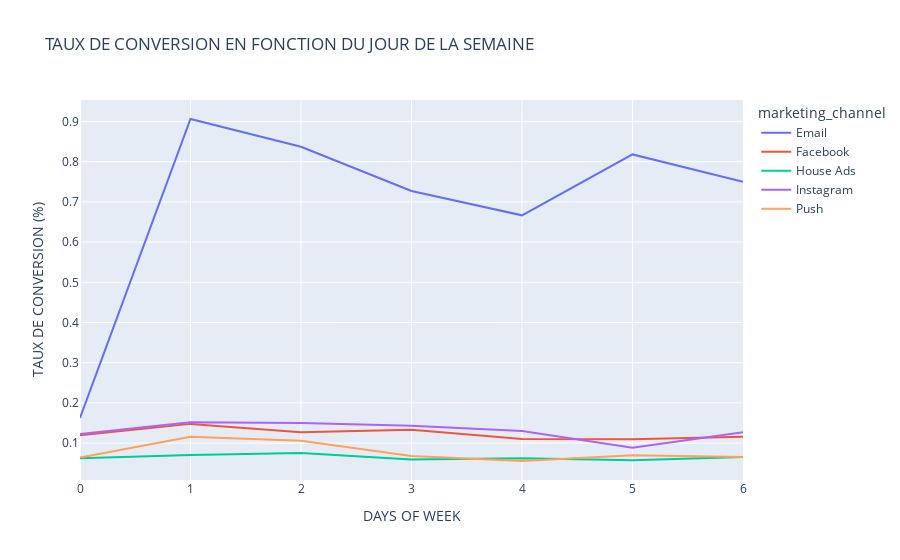

Notebook code cell kept with this figure:
### Markdown cell above
# taux de conversion en fonction du jour de la semaine

### Code cell
# Create line plot of `inertia_errors` vs `n_clusters`
fig_conv_jour = px.line(
    Dow_df,
    title="TAUX DE CONVERSION EN FONCTION DU JOUR DE LA SEMAINE\n"
    
)
fig_conv_jour.update_layout(xaxis_title="DAYS OF WEEK", yaxis_title="TAUX DE CONVERSION\n(%)")
fig_conv_jour.show()

### Figure 1 — Plotly figure (JSON) as saved in the notebook; plotly's stock layout.template omitted (floating-point values rounded to 4 significant figures)
{"data": [{"hovertemplate": "marketing_channel=Email<br>Dow_served=%{x}<br>value=%{y}<extra></extra>", "legendgroup": "Email", "line": {"color": "#636efa", "dash": "solid"}, "marker": {"symbol": "circle"}, "mode": "lines", "name": "Email", "orientation": "v", "showlegend": true, "type": "scatter", "x": [0, 1, 2, 3, 4, 5, 6], "xaxis": "x", "y": [0.1626, 0.9062, 0.8372, 0.7273, 0.6667, 0.8182, 0.75], "yaxis": "y"}, {"hovertemplate": "marketing_channel=Facebook<br>Dow_served=%{x}<br>value=%{y}<extra></extra>", "legendgroup": "Facebook", "line": {"color": "#EF553B", "dash": "solid"}, "marker": {"symbol": "circle"}, "mode": "lines", "name": "Facebook", "orientation": "v", "showlegend": true, "type": "scatter", "x": [0, 1, 2, 3, 4, 5, 6], "xaxis": "x", "y": [0.1196, 0.1479, 0.127, 0.1333, 0.1101, 0.1094, 0.1161], "yaxis": "y"}, {"hovertemplate": "marketing_channel=House Ads<br>Dow_served=%{x}<br>value=%{y}<extra></extra>", "legendgroup": "House Ads", "line": {"color": "#00cc96", "dash": "solid"}, "marker": {"symbol": "circle"}, "mode": "lines", "name": "House Ads", "orientation": "v", "showlegend": true, "type": "scatter", "x": [0, 1, 2, 3, 4, 5, 6], "xaxis": "x", "y": [0.06266, 0.07031, 0.07527, 0.05903, 0.06228, 0.05757, 0.06522], "yaxis": "y"}, {"hovertemplate": "marketing_channel=Instagram<br>Dow_served=%{x}<br>value=%{y}<extra></extra>", "legendgroup": "Instagram", "line": {"color": "#ab63fa", "dash": "solid"}, "marker": {"symbol": "circle"}, "mode": "lines", "name": "Instagram", "orientation": "v", "showlegend": true, "type": "scatter", "x": [0, 1, 2, 3, 4, 5, 6], "xaxis": "x", "y": [0.1225, 0.1519, 0.1502, 0.1435, 0.1299, 0.08871, 0.1272], "yaxis": "y"}, {"hovertemplate": "marketing_channel=Push<br>Dow_served=%{x}<br>value=%{y}<extra></extra>", "legendgroup": "Push", "line": {"color": "#FFA15A", "dash": "solid"}, "marker": {"symbol": "circle"}, "mode": "lines", "name": "Push", "orientation": "v", "showlegend": true, "type": "scatter", "x": [0, 1, 2, 3, 4, 5, 6], "xaxis": "x", "y": [0.06452, 0.1159, 0.1059, 0.0678, 0.05556, 0.06977, 0.06557], "yaxis": "y"}], "layout": {"legend": {"title": {"text": "marketing_channel"}, "tracegroupgap": 0}, "title": {"text": "TAUX DE CONVERSION EN FONCTION DU JOUR DE LA SEMAINE\n"}, "xaxis": {"anchor": "y", "domain": [0, 1], "title": {"text": "DAYS OF WEEK"}}, "yaxis": {"anchor": "x", "domain": [0, 1], "title": {"text": "TAUX DE CONVERSION\n(%)"}}}}
